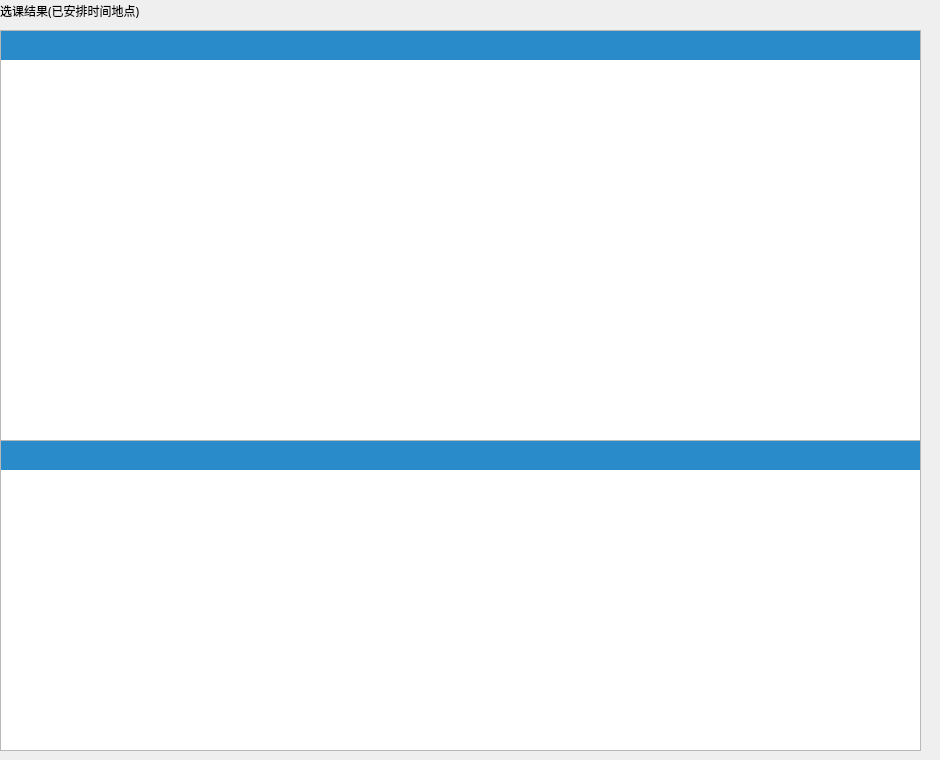
       <widget class="QWidget" name="Elective_course_res">
        <attribute name="title">
         <string>选课结果</string>
        </attribute>
        <widget class="QTableView" name="details_view_2">
         <property name="geometry">
          <rect>
           <x>0</x>
           <y>440</y>
           <width>921</width>
           <height>311</height>
          </rect>
         </property>
         <property name="styleSheet">
          <string notr="true">QTableView QTableCornerButton::section {
    color: white;/*文字颜色*/
    background-color: rgb(41, 139, 201);/*背景色*/
    border: 5px solid #418bc9;/*边框*/
    border-radius:0px;/*边框圆角*/
    border-color: rgb(41, 139, 201);/*边框颜色*/
    font: 10px;/*字体大小*/
    padding:0px 0 0 0px;/*内边距*/
 }

QHeaderView {
    color: white;
    font: bold 10pt;
    background-color: rgb(41, 139, 201);
    border: 0px solid rgb(144, 144, 144);
    border:0px solid rgb(191,191,191);
    border-left-color: rgba(255, 255, 255, 0);
    border-top-color: rgba(255, 255, 255, 0);
    border-radius:0px;
    min-height:29px;
}

QHeaderView::section {
    color: white;
    background-color:rgb(41, 139, 201);
    border: 5px solid #f6f7fa;
    border-radius:0px;
    border-color:rgb(41, 139, 201);
}</string>
         </property>
         <attribute name="verticalHeaderVisible">
          <bool>false</bool>
         </attribute>
        </widget>
        <widget class="QTableView" name="course_view_2">
         <property name="geometry">
          <rect>
           <x>0</x>
           <y>30</y>
           <width>921</width>
           <height>411</height>
          </rect>
         </property>
         <property name="styleSheet">
          <string notr="true">QTableView QTableCornerButton::section {
    color: white;/*文字颜色*/
    background-color: rgb(41, 139, 201);/*背景色*/
    border: 5px solid #418bc9;/*边框*/
    border-radius:0px;/*边框圆角*/
    border-color: rgb(41, 139, 201);/*边框颜色*/
    font: 10px;/*字体大小*/
    padding:0px 0 0 0px;/*内边距*/
 }

QHeaderView {
    color: white;
    font: bold 10pt;
    background-color: rgb(41, 139, 201);
    border: 0px solid rgb(144, 144, 144);
    border:0px solid rgb(191,191,191);
    border-left-color: rgba(255, 255, 255, 0);
    border-top-color: rgba(255, 255, 255, 0);
    border-radius:0px;
    min-height:29px;
}

QHeaderView::section {
    color: white;
    background-color:rgb(41, 139, 201);
    border: 5px solid #f6f7fa;
    border-radius:0px;
    border-color:rgb(41, 139, 201);
}</string>
         </property>
         <attribute name="verticalHeaderVisible">
          <bool>false</bool>
         </attribute>
        </widget>
        <widget class="QLabel" name="course_res_lab">
         <property name="geometry">
          <rect>
           <x>0</x>
           <y>0</y>
           <width>191</width>
           <height>21</height>
          </rect>
         </property>
         <property name="font">
          <font>
           <family>黑体</family>
          </font>
         </property>
         <property name="text">
          <string>选课结果(已安排时间地点)</string>
         </property>
        </widget>
        <widget class="QLabel" name="timer_lab">
         <property name="geometry">
          <rect>
           <x>660</x>
           <y>0</y>
           <width>271</width>
           <height>21</height>
          </rect>
         </property>
         <property name="font">
          <font>
           <family>黑体</family>
          </font>
         </property>
         <property name="text">
          <string/>
         </property>
        </widget>
       </widget>
